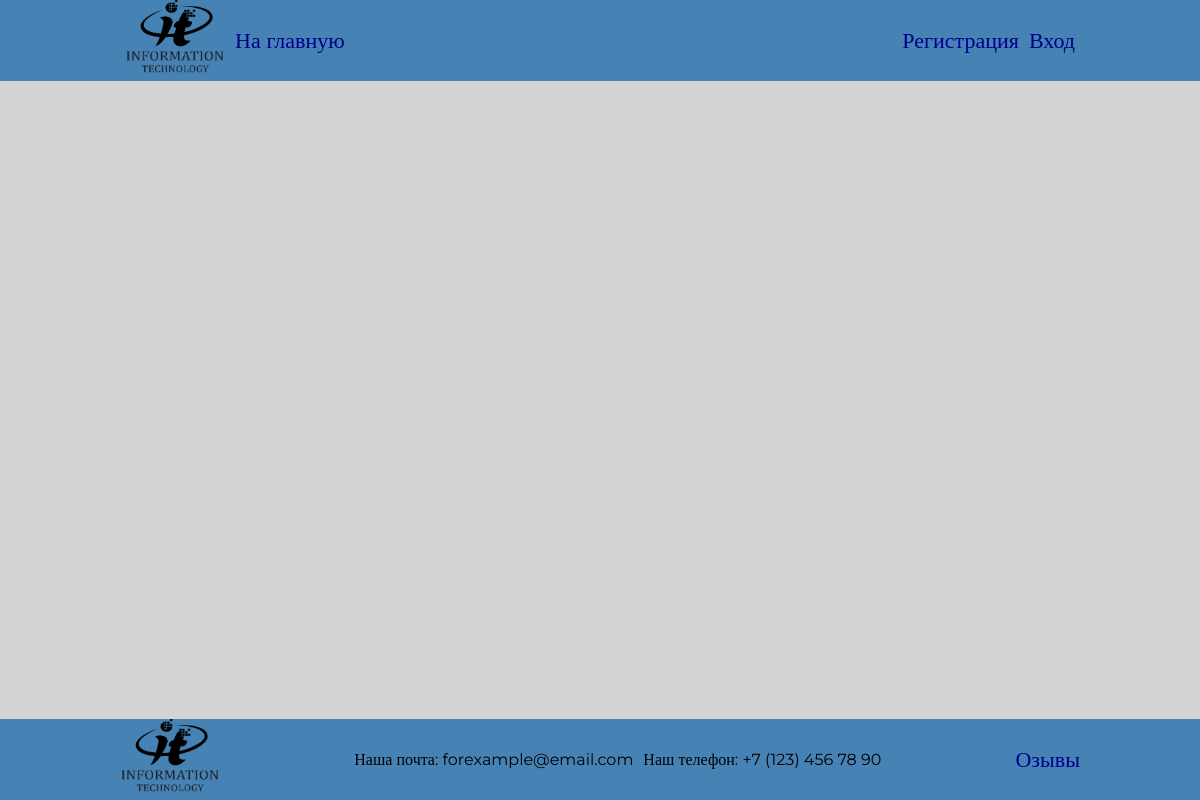
Page /comments/ on the earlier database version.
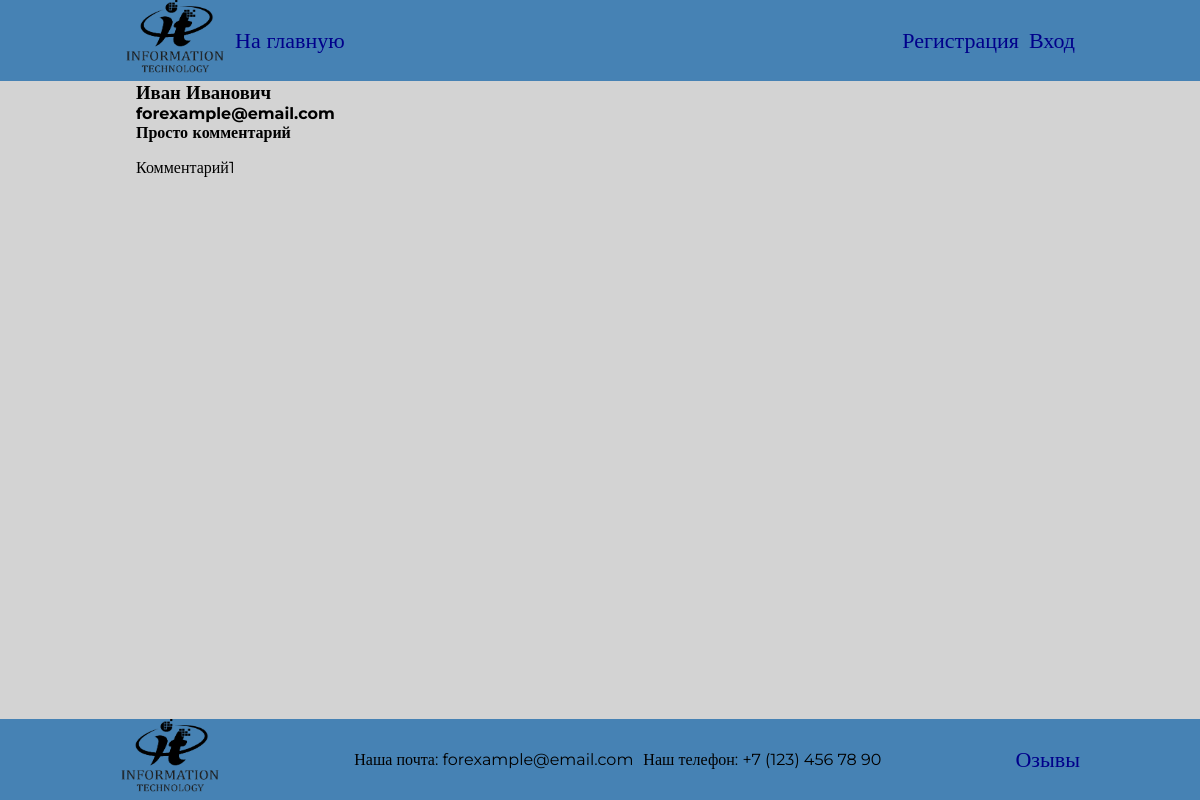
Same page on the later database version.
### OrdersProcessingApp/models.py (models this page shows, shortened)
class Comment(models.Model):
	first_name = models.CharField(max_length=30)
	second_name = models.CharField(max_length=30)
	title = models.CharField(max_length=50)
	description = models.CharField(max_length=500)
	email = models.CharField(max_length=30)
	id_client = models.ForeignKey(Client, on_delete=models.CASCADE)

### OrdersProcessingApp/views.py (the view)
# urls.py: path('comments/', comments, name='comments_page'),
def comments(request):
	context = {
		'title': 'Комментарии',
		'comments': get_comments()
	}
	return render(request, 'base_comments.html', context)

### OrdersProcessingApp/buisness_logic.py (called while the page is built)
def get_comments():
	return Comment.objects.all()

### OrdersProcessingApp/templates/base_comments.html
{% extends 'base.html' %}
{% block content %}
	<div class="container">
		<div class="row">
			{% for c in comments %}
				<div class="column">
					<h3>{{ c.first_name }} {{ c.second_name }}</h3>
					<h4>{{ c.email }}</h4>
					<h4 class="title-comment">{{ c.title }}</h4>
					<p class="text-justify">{{ c.description }}</p>
				</div>
			{% endfor %}
		</div>
	</div>
{% endblock %}

Differences in the rows shown:
added Comment: first_name "Иван", second_name "Иванович", email "forexample@email.com", title "Просто комментарий", description "Комментарий1"
